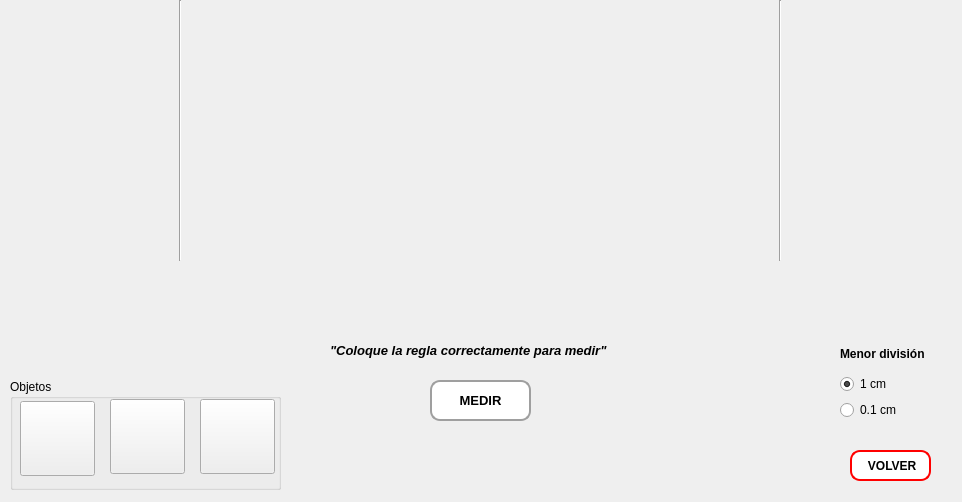
<?xml version="1.0" encoding="UTF-8"?>
<ui version="4.0">
 <class>MedicionIncertidumbre</class>
 <widget class="QDialog" name="MedicionIncertidumbre">
  <property name="geometry">
   <rect>
    <x>0</x>
    <y>0</y>
    <width>962</width>
    <height>502</height>
   </rect>
  </property>
  <property name="minimumSize">
   <size>
    <width>962</width>
    <height>502</height>
   </size>
  </property>
  <property name="maximumSize">
   <size>
    <width>962</width>
    <height>502</height>
   </size>
  </property>
  <property name="windowTitle">
   <string>MEDICIÓN E INCERTIDUMBRE</string>
  </property>
  <widget class="QLabel" name="lb_regla">
   <property name="geometry">
    <rect>
     <x>60</x>
     <y>280</y>
     <width>861</width>
     <height>41</height>
    </rect>
   </property>
   <property name="text">
    <string/>
   </property>
  </widget>
  <widget class="QLabel" name="lb_mostrar_objeto">
   <property name="geometry">
    <rect>
     <x>180</x>
     <y>30</y>
     <width>601</width>
     <height>191</height>
    </rect>
   </property>
   <property name="text">
    <string/>
   </property>
  </widget>
  <widget class="Line" name="line">
   <property name="geometry">
    <rect>
     <x>170</x>
     <y>0</y>
     <width>20</width>
     <height>261</height>
    </rect>
   </property>
   <property name="orientation">
    <enum>Qt::Vertical</enum>
   </property>
  </widget>
  <widget class="Line" name="line_2">
   <property name="geometry">
    <rect>
     <x>770</x>
     <y>0</y>
     <width>20</width>
     <height>261</height>
    </rect>
   </property>
   <property name="orientation">
    <enum>Qt::Vertical</enum>
   </property>
  </widget>
  <widget class="QWidget" name="verticalLayoutWidget">
   <property name="geometry">
    <rect>
     <x>840</x>
     <y>340</y>
     <width>84</width>
     <height>80</height>
    </rect>
   </property>
   <layout class="QVBoxLayout" name="verticalLayout">
    <item>
     <widget class="QLabel" name="lb_md">
      <property name="font">
       <font>
        <weight>75</weight>
        <bold>true</bold>
       </font>
      </property>
      <property name="text">
       <string>Menor división</string>
      </property>
     </widget>
    </item>
    <item>
     <widget class="QRadioButton" name="rB_md_1cm">
      <property name="sizePolicy">
       <sizepolicy hsizetype="Fixed" vsizetype="Fixed">
        <horstretch>0</horstretch>
        <verstretch>0</verstretch>
       </sizepolicy>
      </property>
      <property name="text">
       <string>1 cm</string>
      </property>
      <property name="checked">
       <bool>true</bool>
      </property>
     </widget>
    </item>
    <item>
     <widget class="QRadioButton" name="rB_md_01cm">
      <property name="sizePolicy">
       <sizepolicy hsizetype="Fixed" vsizetype="Fixed">
        <horstretch>0</horstretch>
        <verstretch>0</verstretch>
       </sizepolicy>
      </property>
      <property name="text">
       <string>0.1 cm</string>
      </property>
     </widget>
    </item>
   </layout>
  </widget>
  <widget class="QPushButton" name="btn_medir">
   <property name="geometry">
    <rect>
     <x>430</x>
     <y>380</y>
     <width>101</width>
     <height>41</height>
    </rect>
   </property>
   <property name="font">
    <font>
     <pointsize>10</pointsize>
     <weight>75</weight>
     <bold>true</bold>
    </font>
   </property>
   <property name="styleSheet">
    <string notr="true">background-color: rgb(255, 255, 255);
border-radius: 10px;
border: 2px solid  rgb(159, 159, 159);
font-weight: bold;</string>
   </property>
   <property name="text">
    <string>MEDIR</string>
   </property>
  </widget>
  <widget class="QGroupBox" name="groupBox">
   <property name="geometry">
    <rect>
     <x>10</x>
     <y>379</y>
     <width>271</width>
     <height>111</height>
    </rect>
   </property>
   <property name="title">
    <string>Objetos</string>
   </property>
   <widget class="QPushButton" name="btn_i_obj1">
    <property name="geometry">
     <rect>
      <x>10</x>
      <y>22</y>
      <width>75</width>
      <height>75</height>
     </rect>
    </property>
    <property name="text">
     <string/>
    </property>
   </widget>
   <widget class="QPushButton" name="btn_i_obj2">
    <property name="geometry">
     <rect>
      <x>100</x>
      <y>20</y>
      <width>75</width>
      <height>75</height>
     </rect>
    </property>
    <property name="text">
     <string/>
    </property>
   </widget>
   <widget class="QPushButton" name="btn_i_obj3">
    <property name="geometry">
     <rect>
      <x>190</x>
      <y>20</y>
      <width>75</width>
      <height>75</height>
     </rect>
    </property>
    <property name="text">
     <string/>
    </property>
   </widget>
  </widget>
  <widget class="QToolButton" name="btn_volver">
   <property name="geometry">
    <rect>
     <x>850</x>
     <y>450</y>
     <width>81</width>
     <height>31</height>
    </rect>
   </property>
   <property name="styleSheet">
    <string notr="true">background-color: rgb(255, 255, 255);
border-radius: 10px;
border: 2px solid  rgb(255, 0, 0);
font-weight: bold;</string>
   </property>
   <property name="text">
    <string> VOLVER</string>
   </property>
   <property name="icon">
    <iconset resource="imagen.qrc">
     <normaloff>:/new/prefix1/recursos/icono_volver.png</normaloff>:/new/prefix1/recursos/icono_volver.png</iconset>
   </property>
   <property name="toolButtonStyle">
    <enum>Qt::ToolButtonTextBesideIcon</enum>
   </property>
  </widget>
  <widget class="QLabel" name="label">
   <property name="geometry">
    <rect>
     <x>330</x>
     <y>340</y>
     <width>301</width>
     <height>21</height>
    </rect>
   </property>
   <property name="font">
    <font>
     <pointsize>10</pointsize>
     <weight>75</weight>
     <bold>true</bold>
    </font>
   </property>
   <property name="text">
    <string>&lt;html&gt;&lt;head/&gt;&lt;body&gt;&lt;p&gt;&lt;span style=&quot; font-weight:600; font-style:italic;&quot;&gt;&amp;quot;Coloque la regla correctamente para medir&amp;quot;&lt;/span&gt;&lt;/p&gt;&lt;/body&gt;&lt;/html&gt;</string>
   </property>
  </widget>
 </widget>
 <resources>
  <include location="imagen.qrc"/>
 </resources>
 <connections/>
</ui>
